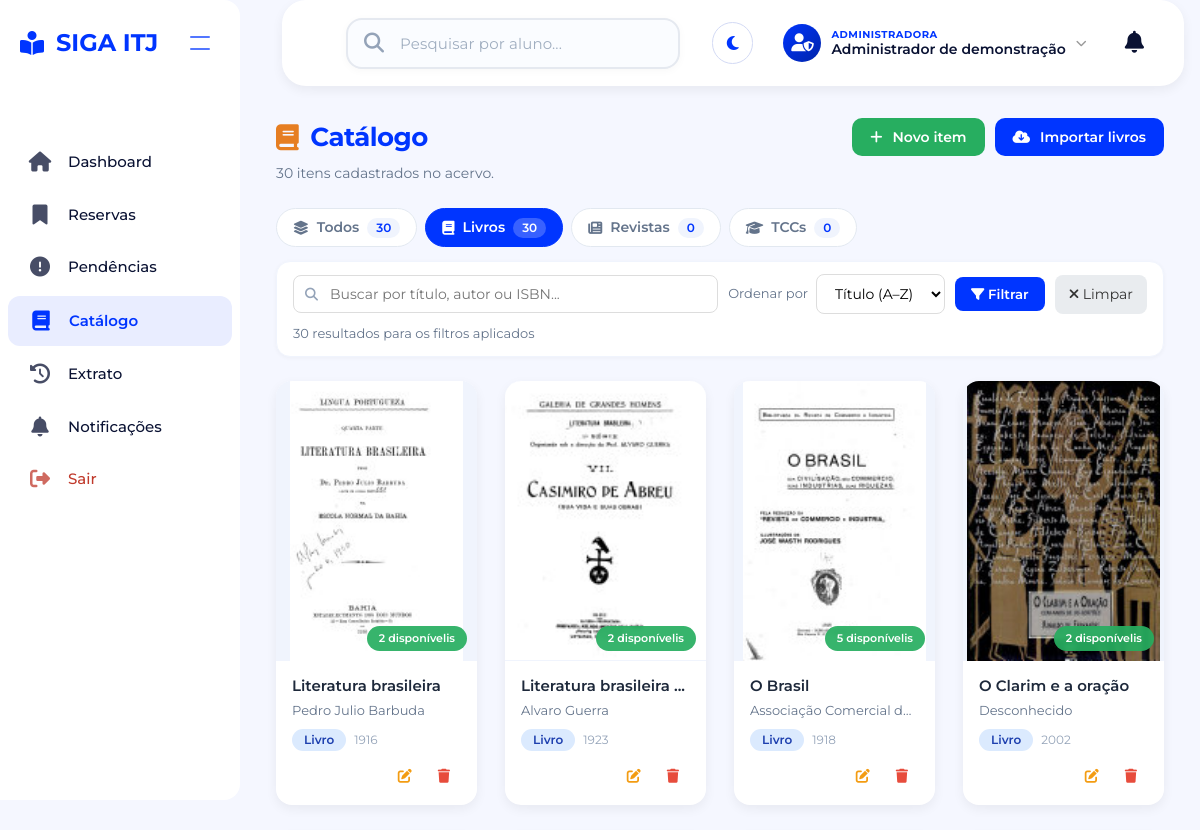
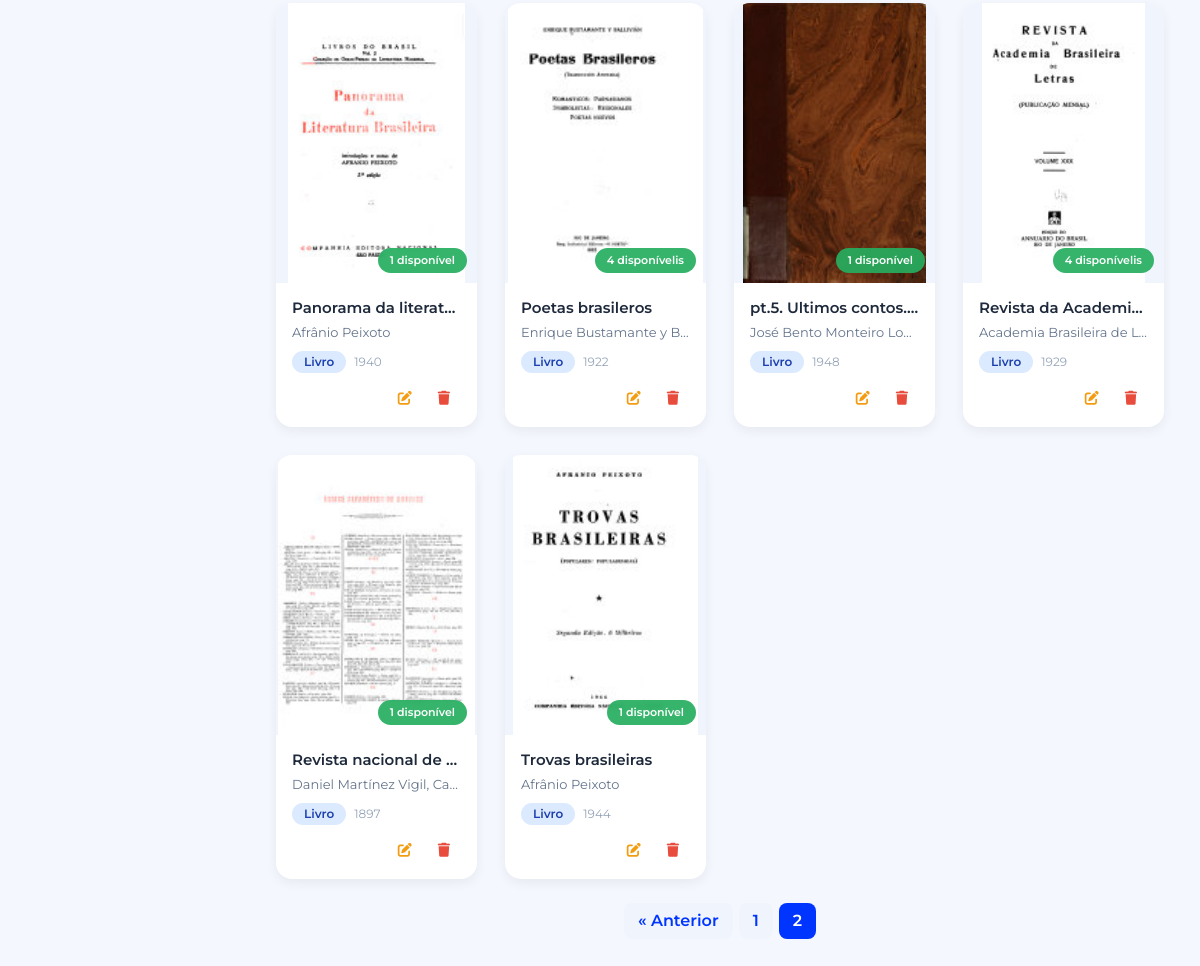
Page /adm/catalogo_adm.php?tipo=livro&pagina=2 (signed in) on the committed database (2 pictures, top to bottom).
### tables this page shows
CREATE TABLE `catalogo` (
  `id_catalogo` int(11) NOT NULL,
  `titulo` varchar(255) NOT NULL,
  `autor` varchar(255) DEFAULT NULL,
  `tipo` enum('livro','revista','tcc') NOT NULL,
  `editora` varchar(255) DEFAULT NULL,
  `ano_publicacao` int(11) DEFAULT NULL,
  `isbn` varchar(20) DEFAULT NULL,
  `descricao` text DEFAULT NULL,
  `quantidade` int(11) DEFAULT 1,
  `localizacao` varchar(50) DEFAULT NULL,
  `capa_url` varchar(255) DEFAULT NULL,
  `destaque` tinyint(1) NOT NULL DEFAULT 0,
  `data_cadastro` timestamp NOT NULL DEFAULT current_timestamp()
);

### adm/catalogo_adm.php (the view, shortened to what this page needs)
<?php
require_once __DIR__ . '/../includes/config.php';
$config_classes = $GLOBALS['config_classes'] ?? '';
$nome_bibliotecaria = $_SESSION['admin_nome'] ?? 'Bibliotecária';
$db = null;
if (isset($conn)) $db = $conn;
elseif (isset($conexao)) $db = $conexao;
elseif (isset($pdo)) $db = $pdo;
function e($s) {
    return htmlspecialchars((string)$s, ENT_QUOTES, 'UTF-8');
}
function db_all($db, $sql, $params = []) {
    if ($db instanceof mysqli) {
        $stmt = $db->prepare($sql);
        if ($params) {
            $types = '';
            foreach ($params as $p) $types .= is_int($p) ? 'i' : 's';
            $stmt->bind_param($types, ...$params);
        }
        $stmt->execute();
        $rows = $stmt->get_result()->fetch_all(MYSQLI_ASSOC);
        return $rows;
    }
    $stmt = $db->prepare($sql);
    $stmt->execute();
    return $stmt->fetchAll(PDO::FETCH_ASSOC);
}
function capa_src($capa) {
    $capa = trim((string)$capa);
    $rel = ltrim($capa, '/');
    return file_exists(__DIR__ . '/../' . $rel) ? '../' . $rel : '';
}
function filtros_from($src, $tipos) {
    $ordens = ['titulo', 'recentes', 'autor'];
    return [
        'tipo'     => (isset($src['tipo']) && in_array($src['tipo'], $tipos, true)) ? $src['tipo'] : '',
        'busca'    => trim((string)($src['busca'] ?? '')),
        'ordem'    => (isset($src['ordem']) && in_array($src['ordem'], $ordens, true)) ? $src['ordem'] : 'titulo',
        'destaque' => !empty($src['destaque']) ? '1' : '',
        'pagina'   => isset($src['pagina']) ? max(1, (int)$src['pagina']) : 1,
    ];
}
function url_cat($filtros, $over = []) {
    $q = array_merge($filtros, $over);
    if (($q['ordem'] ?? '') === 'titulo') unset($q['ordem']);
    if ((int)($q['pagina'] ?? 1) <= 1) unset($q['pagina']);
    $q = array_filter($q, function ($v) { return $v !== '' && $v !== null; });
    return 'catalogo_adm.php' . ($q ? '?' . http_build_query($q) : '');
}
function asset_v($rel) {
    $f = __DIR__ . '/' . $rel;
    return $rel . (file_exists($f) ? '?v=' . filemtime($f) : '?v=' . time());
}
$selBase = "SELECT c.*,
    (SELECT COUNT(*) FROM emprestimos e WHERE e.id_catalogo = c.id_catalogo AND e.status IN ('emprestado','atrasado')) AS emp_ativos,
    (SELECT COUNT(*) FROM reservas r WHERE r.id_catalogo = c.id_catalogo AND r.status IN ('pendente','aprovada')) AS res_ativas
    FROM catalogo c";
function preparar_item($it) {
    $it['id_catalogo'] = (int)$it['id_catalogo'];
    $it['quantidade'] = (int)$it['quantidade'];
    $it['destaque'] = (int)$it['destaque'];
    $it['emp_ativos'] = (int)$it['emp_ativos'];
    $it['res_ativas'] = (int)$it['res_ativas'];
    $it['capa_src'] = capa_src($it['capa_url']);
    $it['disponiveis'] = max(0, $it['quantidade'] - $it['emp_ativos'] - $it['res_ativas']);
    return $it;
}
$csrf = csrf_token();
$F = filtros_from($_GET, TIPOS_VALIDOS);
$filtrosSemPagina = $F;
unset($filtrosSemPagina['pagina']);
$contagem = ['livro' => 0, 'revista' => 0, 'tcc' => 0];
$totalGeral = 0;
foreach (db_all($db, 'SELECT tipo, COUNT(*) AS n FROM catalogo GROUP BY tipo') as $r) {
    if (isset($contagem[$r['tipo']])) $contagem[$r['tipo']] = (int)$r['n'];
    $totalGeral += (int)$r['n'];
}
$porPagina = 20;
$where = '1=1';
$params = [];
if ($F['tipo'] !== '') {
    $where .= ' AND c.tipo = ?';
    $params[] = $F['tipo'];
}
$ordens = [
    'titulo'   => 'c.titulo ASC',
    'autor'    => 'c.autor IS NULL, c.autor ASC, c.titulo ASC',
    'recentes' => 'c.data_cadastro DESC, c.id_catalogo DESC',
];
$total = (int)db_all($db, "SELECT COUNT(*) AS total FROM catalogo c WHERE $where", $params)[0]['total'];
$totalPaginas = max(1, (int)ceil($total / $porPagina));
$paginaAtual = min($F['pagina'], $totalPaginas);
$offset = ($paginaAtual - 1) * $porPagina;
$itens = db_all(
    $db,
    $selBase . " WHERE $where ORDER BY " . $ordens[$F['ordem']] . ' LIMIT ? OFFSET ?',
    array_merge($params, [$porPagina, $offset])
);
foreach ($itens as $k => $it) {
    $itens[$k] = preparar_item($it);
}
$filtrosAtivos = ($F['tipo'] !== '' || $F['busca'] !== '' || $F['destaque'] === '1');
$iconesTipo = ['livro' => 'fa-book', 'revista' => 'fa-newspaper', 'tcc' => 'fa-graduation-cap'];
$nomesTipo = ['livro' => 'Livro', 'revista' => 'Revista', 'tcc' => 'TCC'];
?>
<!DOCTYPE html>
<html lang="pt-BR">
<head>
    <link rel="stylesheet" href="https://cdnjs.cloudflare.com/ajax/libs/font-awesome/6.5.0/css/all.min.css">
    <link rel="stylesheet" href="<?= e(asset_v('../assets/css/adm/dashboard_adm.css')) ?>">
    <link rel="stylesheet" href="<?= e(asset_v('../assets/css/adm/catalogo_adm.css')) ?>">
    <link rel="stylesheet" href="../assets/css/adm/admin_temas_paginas.css?v=<?= time() ?>">
    <link rel="stylesheet" href="../assets/css/adm/preferencias_adm.css?v=<?= time() ?>">
</head>
<body class="<?= e($config_classes) ?>">
    <aside class="sidebar" id="sidebar" aria-label="Menu principal">
        <div class="sidebar-header">
            <div class="sidebar-logo">
                <i class="fas fa-book-reader"></i>
                <span>SIGA ITJ</span>
            </div>
            <button class="collapse-icon" id="collapseBtn" title="Recolher menu" aria-label="Recolher menu">
                <span></span><span></span>
            </button>
        </div>
        <nav class="sidebar-nav" id="sidebar-nav">
            <a href="dashboard_adm.php" class="nav-item"><i class="fas fa-home"></i><span>Dashboard</span></a>
            <a href="reservas_adm.php" class="nav-item"><i class="fas fa-bookmark"></i><span>Reservas</span></a>
            <a href="pendencias_adm.php" class="nav-item"><i class="fas fa-exclamation-circle"></i><span>Pendências</span></a>
            <a href="catalogo_adm.php" class="nav-item active"><i class="fas fa-book"></i><span>Catálogo</span></a>
            <a href="extrato_adm.php" class="nav-item"><i class="fas fa-history"></i><span>Extrato</span></a>
            <a href="notificacoes_adm.php" class="nav-item"><i class="fas fa-bell"></i><span>Notificações</span></a>
            <a href="logout_adm.php" class="nav-item nav-logout"><i class="fas fa-sign-out-alt"></i><span>Sair</span></a>
        </nav>
    </aside>
    <div class="main-content">
        <header class="top-header">
            <div class="search-container">
                <i class="fas fa-search search-icon"></i>
                <input type="text" id="search-input" placeholder="Pesquisar por aluno..." autocomplete="off">
            </div>
            <div class="header-right">
                <?php require __DIR__ . '/../includes/admin_appearance_controls.php'; ?>
                <div class="admin-profile" id="admin-profile-btn">
                    <div class="admin-avatar"><i class="fas fa-user-shield"></i></div>
                    <div class="admin-info">
                        <span class="admin-label">Administradora</span>
                        <strong class="admin-name"><?= e($nome_bibliotecaria) ?></strong>
                    </div>
                    <i class="fas fa-chevron-down admin-chevron"></i>
                </div>
                <div class="notification-container">
                    <button class="notification-btn" id="notification-btn" title="Notificações">
                        <i class="fas fa-bell"></i>
                    </button>
                </div>
            </div>
        </header>
        <main class="dashboard-main">
            <div class="page-header">
                <div>
                    <h1><i class="fas fa-book"></i> Catálogo</h1>
                    <p class="page-subtitle">
                        <?= $totalGeral ?> <?= $totalGeral === 1 ? 'item cadastrado' : 'itens cadastrados' ?> no acervo.
                    </p>
                </div>
                <div class="page-actions">
                    <button type="button" class="btn-cadastrar" id="btn-novo-item"><i class="fas fa-plus"></i> Novo item</button>
                    <form method="POST" action="importar_google_books.php">
                        <button type="submit" name="importar" class="btn-import" onclick="return confirm('Importar livros da Google Books? Isso pode demorar alguns segundos.')">
                            <i class="fas fa-cloud-download-alt"></i> Importar livros
                        </button>
                    </form>
                </div>
            </div>
            <nav class="tipo-tabs" aria-label="Filtrar por tipo">
                <a href="<?= e(url_cat($filtrosSemPagina, ['tipo' => ''])) ?>" class="<?= $F['tipo'] === '' ? 'active' : '' ?>">
                    <i class="fas fa-layer-group"></i> Todos <span class="count"><?= $totalGeral ?></span>
                </a>
                <?php foreach (TIPOS_VALIDOS as $t): ?>
                    <a href="<?= e(url_cat($filtrosSemPagina, ['tipo' => $t])) ?>" class="<?= $F['tipo'] === $t ? 'active' : '' ?>">
                        <i class="fas <?= $iconesTipo[$t] ?>"></i> <?= $nomesTipo[$t] === 'Livro' ? 'Livros' : ($nomesTipo[$t] === 'Revista' ? 'Revistas' : 'TCCs') ?>
                        <span class="count"><?= $contagem[$t] ?></span>
                    </a>
                <?php endforeach; ?>
            </nav>
            <div class="filtros-container">
                <form method="GET" action="catalogo_adm.php" class="filtros-form" id="filtros-form">
                    <div class="filtro-busca">
                        <input type="search" name="busca" placeholder="Buscar por título, autor ou ISBN..." value="<?= e($F['busca']) ?>">
                    </div>
                    <label class="filtro-campo">
                        <span>Ordenar por</span>
                        <select name="ordem" data-autosubmit>
                            <option value="titulo" <?= $F['ordem'] === 'titulo' ? 'selected' : '' ?>>Título (A–Z)</option>
                        </select>
                    </label>
                    <button type="submit" class="btn-filtrar"><i class="fas fa-filter"></i> Filtrar</button>
                    <?php if ($filtrosAtivos): ?>
                        <a href="catalogo_adm.php" class="btn-limpar"><i class="fas fa-times"></i> Limpar</a>
                    <?php endif; ?>
                </form>
                <p class="resultado-info" aria-live="polite">
                    <?= $total ?> <?= $total === 1 ? 'resultado' : 'resultados' ?><?= $filtrosAtivos ? ' para os filtros aplicados' : '' ?>
                </p>
            </div>
            <?php if (empty($itens)): ?>
                <div class="empty-state">
                    <div class="empty-icon"><i class="fas <?= $filtrosAtivos ? 'fa-search' : 'fa-book-open' ?>"></i></div>
                    <?php if ($filtrosAtivos): ?>
                        <h3>Nada encontrado</h3>
                        <p>Nenhum item corresponde aos filtros aplicados. Tente outros termos ou limpe os filtros.</p>
                        <div class="empty-actions">
                            <a href="catalogo_adm.php" class="btn-import-empty"><i class="fas fa-times"></i> Limpar filtros</a>
                            <button type="button" class="btn-cadastrar" data-acao="novo"><i class="fas fa-plus"></i> Cadastrar novo item</button>
                        </div>
                    <?php else: ?>
                        <h3>Seu catálogo está vazio</h3>
                        <p>Comece importando livros da Google Books ou cadastre manualmente.</p>
                        <div class="empty-actions">
                            <button type="button" class="btn-cadastrar" data-acao="novo"><i class="fas fa-plus"></i> Cadastrar novo item</button>
                            <form method="POST" action="importar_google_books.php">
                                <input type="hidden" name="csrf" value="<?= e($csrf) ?>">
                                <button type="submit" name="importar" class="btn-import-empty" onclick="return confirm('Importar livros com capa da Google Books? Isso pode demorar alguns segundos.')">
                                    <i class="fas fa-cloud-download-alt"></i> Importar livros com capa
                                </button>
                            </form>
                        </div>
                        <p class="empty-hint">💡 A importação automática traz livros com capas.</p>
                    <?php endif; ?>
                </div>
            <?php else: ?>
                <div class="catalogo-grid">
                    <?php foreach ($itens as $item): ?>
                        <?php
                        $id = $item['id_catalogo'];
                        $tipo = in_array($item['tipo'], TIPOS_VALIDOS, true) ? $item['tipo'] : 'livro';
                        ?>
                        <article class="catalogo-card" data-id="<?= $id ?>" tabindex="0" aria-label="Editar <?= e($item['titulo']) ?>">
                            <div class="card-capa">
                                <div class="capa-placeholder"><i class="fas <?= $iconesTipo[$tipo] ?>"></i></div>
                                <?php if ($item['capa_src'] !== ''): ?>
                                    <img src="<?= e($item['capa_src']) ?>" alt="Capa de <?= e($item['titulo']) ?>" loading="lazy" onerror="this.remove()">
                                <?php endif; ?>
                                <?php if ($item['disponiveis'] > 0): ?>
                                    <span class="badge-disponivel"><?= $item['disponiveis'] ?> disponível<?= $item['disponiveis'] > 1 ? 'is' : '' ?></span>
                                <?php else: ?>
                                    <span class="badge-disponivel badge-indisponivel">Indisponível</span>
                                <?php endif; ?>
                            </div>
                            <div class="card-info">
                                <h4 title="<?= e($item['titulo']) ?>"><?= e($item['titulo']) ?></h4>
                                <p class="autor"><?= $item['autor'] !== null && $item['autor'] !== '' ? e($item['autor']) : '<em>Autor não informado</em>' ?></p>
                                <div class="card-meta">
                                    <span class="tipo-badge tipo-<?= $tipo ?>"><?= $nomesTipo[$tipo] ?></span>
                                    <?php if (!empty($item['ano_publicacao'])): ?><span class="meta-ano"><?= (int)$item['ano_publicacao'] ?></span><?php endif; ?>
                                </div>
                                <div class="card-actions">
                                    <button type="button" class="btn-editar" data-acao="editar" data-id="<?= $id ?>" title="Editar" aria-label="Editar <?= e($item['titulo']) ?>"><i class="fas fa-edit"></i></button>
                                    <button type="button" class="btn-excluir" data-acao="excluir" data-id="<?= $id ?>" title="Excluir" aria-label="Excluir <?= e($item['titulo']) ?>"><i class="fas fa-trash"></i></button>
                                </div>
                            </div>
                        </article>
                    <?php endforeach; ?>
                </div>
                <?php if ($totalPaginas > 1): ?>
                    <?php
                    $paginas = [1];
                    $paginas[] = $totalPaginas;
                    $paginas = array_values(array_unique($paginas));
                    sort($paginas);
                    ?>
                    <nav class="paginacao" aria-label="Paginação">
                        <?php if ($paginaAtual > 1): ?>
                            <a href="<?= e(url_cat($filtrosSemPagina, ['pagina' => $paginaAtual - 1])) ?>">« Anterior</a>
                        <?php endif; ?>
                        <?php $anterior = 0; foreach ($paginas as $p): ?>
                            <a href="<?= e(url_cat($filtrosSemPagina, ['pagina' => $p])) ?>" class="<?= $p === $paginaAtual ? 'active' : '' ?>" <?= $p === $paginaAtual ? 'aria-current="page"' : '' ?>><?= $p ?></a>
                        <?php endforeach; ?>
                    </nav>
                <?php endif; ?>
            <?php endif; ?>
        </main>
    </div>
</body>
</html>

### rows in the picture
catalogo: shows a picture, quantidade "2", shows "is", titulo "Literatura brasileira", autor "Pedro Julio Barbuda", tipo "Livro", ano_publicacao "1916"
catalogo: shows a picture, quantidade "2", shows "is", titulo "Literatura brasileira ...", autor "Alvaro Guerra", tipo "Livro", ano_publicacao "1923"
catalogo: shows a picture, quantidade "5", shows "is", titulo "O Brasil", autor "Associação Comercial d…", tipo "Livro", ano_publicacao "1918"
catalogo: shows a picture, quantidade "2", shows "is", titulo "O Clarim e a oração", autor "Desconhecido", tipo "Livro", ano_publicacao "2002"
catalogo: shows a picture, quantidade "1", titulo "Panorama da literat…", autor "Afrânio Peixoto", tipo "Livro", ano_publicacao "1940"
catalogo: shows a picture, quantidade "4", shows "is", titulo "Poetas brasileros", autor "Enrique Bustamante y B…", tipo "Livro", ano_publicacao "1922"
catalogo: shows a picture, quantidade "1", titulo "pt.5. Ultimos contos.…", autor "José Bento Monteiro Lo…", tipo "Livro", ano_publicacao "1948"
catalogo: shows a picture, quantidade "4", shows "is", titulo "Revista da Academi…", autor "Academia Brasileira de L…", tipo "Livro", ano_publicacao "1929"
catalogo: shows a picture, quantidade "1", titulo "Revista nacional de…", autor "Daniel Martínez Vigil, Ca…", tipo "Livro", ano_publicacao "1897"
catalogo: shows a picture, quantidade "1", titulo "Trovas brasileiras", autor "Afrânio Peixoto", tipo "Livro", ano_publicacao "1944"

### other values in the picture
$nome_bibliotecaria "Administrador de demonstração"
$totalGeral "30"
$contagem[$t] "30"
$contagem[$t] "0"
$total "30"
$p "1"
$p "2"
